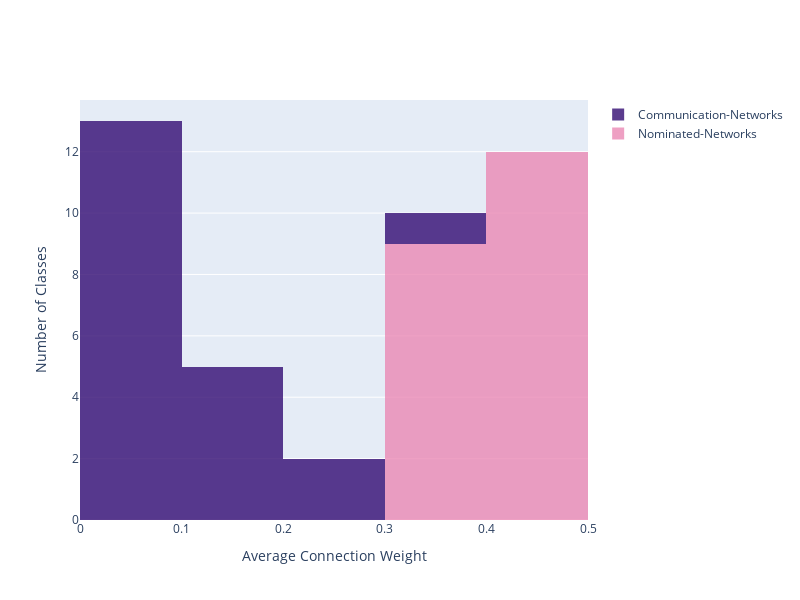

Source (notebook cell):
### Code cell
import plotly.graph_objects as go

import numpy as np

x0 = list(agents_details_nomm.groupby('SchoolClassID')['Average_Weight'].mean())

# Add 1 to shift the mean of the Gaussian distribution
x1 = list(agents_details_comm.groupby('SchoolClassID')['Average_Weight'].mean())

fig = go.Figure()
fig.add_trace(go.Histogram(x=x0,
    name='Nominated-Networks', # name used in legend and hover labels
    xbins=dict( # bins used for histogram
     
        size=0.1
    ),
    marker_color='#EB89B5',
    opacity=0.75))
fig.add_trace(go.Histogram(x=x1,
    name='Communication-Networks',
    xbins=dict(
     
        size=0.1
    ),
    marker_color='#330C73',
    opacity=0.75))

# Overlay both histograms
fig.update_layout(xaxis_title="Average Connection Weight", yaxis_title="Number of Classes", width=800, height=600, barmode='stack')
# Reduce opacity to see both histograms
fig.update_traces(opacity=0.8)
fig.show()

### Figure 1 — Plotly figure (JSON) as saved in the notebook; plotly's stock layout.template omitted (floating-point values rounded to 4 significant figures)
{"data": [{"marker": {"color": "#EB89B5"}, "name": "Nominated-Networks", "opacity": 0.8, "type": "histogram", "x": [0.3101, 0.3836, 0.416, 0.4487, 0.3778, 0.4396, 0.358, 0.4036, 0.434, 0.4346, 0.3892, 0.4298, 0.4305, 0.4047, 0.3483, 0.413, 0.4322, 0.3857, 0.3563, 0.4059, 0.3635], "xbins": {"size": 0.1}}, {"marker": {"color": "#330C73"}, "name": "Communication-Networks", "opacity": 0.8, "type": "histogram", "x": [0.1521, 0.3113, 0.06146, 0.07392, 0.06314, 0.2534, 0.176, 0.1033, 0.2116, 0.07419, 0.05825, 0.06723, 0.0539, 0.04762, 0.1133, 0.04697, 0.04744, 0.07475, 0.06249, 0.1564, 0.03903], "xbins": {"size": 0.1}}], "layout": {"barmode": "stack", "height": 600, "width": 800, "xaxis": {"autorange": true, "range": [1.388e-17, 0.5], "title": {"text": "Average Connection Weight"}, "type": "linear"}, "yaxis": {"autorange": true, "range": [0, 13.68], "title": {"text": "Number of Classes"}}}}
